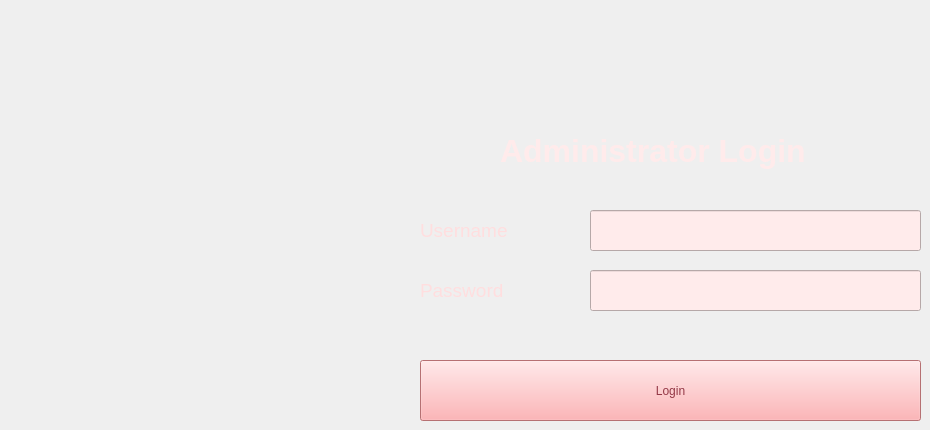
    <widget class="QWidget" name="tab">
     <attribute name="title">
      <string>Login</string>
     </attribute>
     <widget class="QLabel" name="label_2">
      <property name="geometry">
       <rect>
        <x>500</x>
        <y>130</y>
        <width>331</width>
        <height>41</height>
       </rect>
      </property>
      <property name="font">
       <font>
        <pointsize>24</pointsize>
        <weight>75</weight>
        <bold>true</bold>
       </font>
      </property>
      <property name="styleSheet">
       <string notr="true">color: rgb(255, 235, 235);</string>
      </property>
      <property name="text">
       <string>Administrator Login</string>
      </property>
     </widget>
     <widget class="QLabel" name="label_3">
      <property name="geometry">
       <rect>
        <x>420</x>
        <y>220</y>
        <width>161</width>
        <height>21</height>
       </rect>
      </property>
      <property name="font">
       <font>
        <pointsize>14</pointsize>
       </font>
      </property>
      <property name="styleSheet">
       <string notr="true">color: rgb(255, 222, 223);</string>
      </property>
      <property name="text">
       <string>Username</string>
      </property>
     </widget>
     <widget class="QLabel" name="label_4">
      <property name="geometry">
       <rect>
        <x>420</x>
        <y>280</y>
        <width>161</width>
        <height>21</height>
       </rect>
      </property>
      <property name="font">
       <font>
        <pointsize>14</pointsize>
       </font>
      </property>
      <property name="styleSheet">
       <string notr="true">color: rgb(255, 222, 223);</string>
      </property>
      <property name="text">
       <string>Password</string>
      </property>
     </widget>
     <widget class="QLineEdit" name="tbUsername">
      <property name="geometry">
       <rect>
        <x>590</x>
        <y>210</y>
        <width>331</width>
        <height>41</height>
       </rect>
      </property>
      <property name="font">
       <font>
        <pointsize>14</pointsize>
       </font>
      </property>
      <property name="styleSheet">
       <string notr="true">background-color: rgb(255, 235, 235);
color: rgb(157, 49, 49);r</string>
      </property>
     </widget>
     <widget class="QLineEdit" name="tbPassword">
      <property name="geometry">
       <rect>
        <x>590</x>
        <y>270</y>
        <width>331</width>
        <height>41</height>
       </rect>
      </property>
      <property name="font">
       <font>
        <pointsize>14</pointsize>
       </font>
      </property>
      <property name="styleSheet">
       <string notr="true">background-color: rgb(255, 235, 235);
color: rgb(157, 49, 49);</string>
      </property>
      <property name="echoMode">
       <enum>QLineEdit::Password</enum>
      </property>
     </widget>
     <widget class="QPushButton" name="btnLogin">
      <property name="geometry">
       <rect>
        <x>420</x>
        <y>360</y>
        <width>501</width>
        <height>61</height>
       </rect>
      </property>
      <property name="styleSheet">
       <string notr="true">font: 14pt &quot;MS Shell Dlg 2&quot;;
background-color: rgb(255, 158, 161);
color: rgb(147, 56, 70);</string>
      </property>
      <property name="text">
       <string>Login</string>
      </property>
     </widget>
     <widget class="QLabel" name="label_5">
      <property name="geometry">
       <rect>
        <x>250</x>
        <y>210</y>
        <width>131</width>
        <height>121</height>
       </rect>
      </property>
      <property name="text">
       <string/>
      </property>
      <property name="pixmap">
       <pixmap>secure-user.png</pixmap>
      </property>
      <property name="scaledContents">
       <bool>true</bool>
      </property>
      <property name="wordWrap">
       <bool>false</bool>
      </property>
     </widget>
    </widget>
